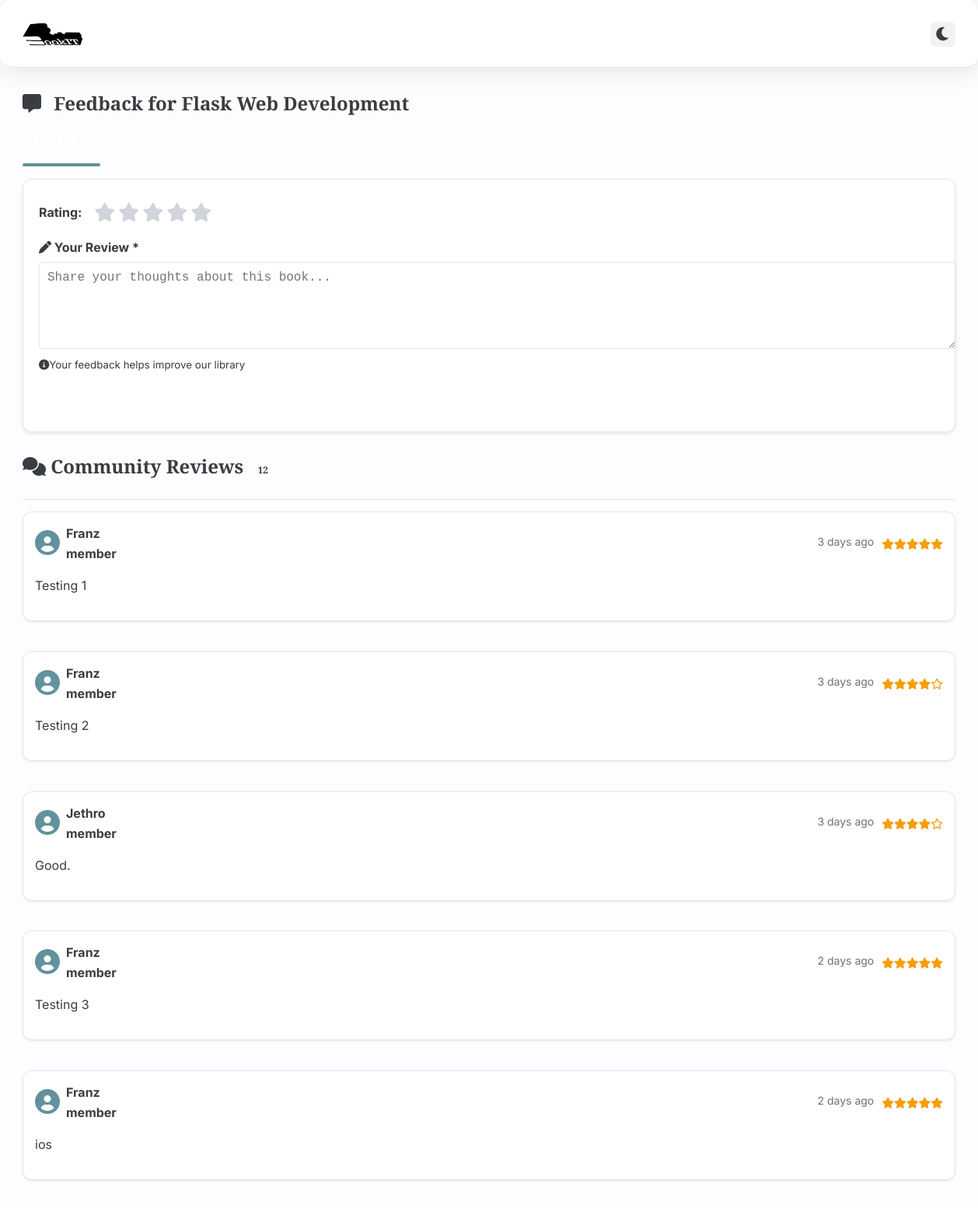
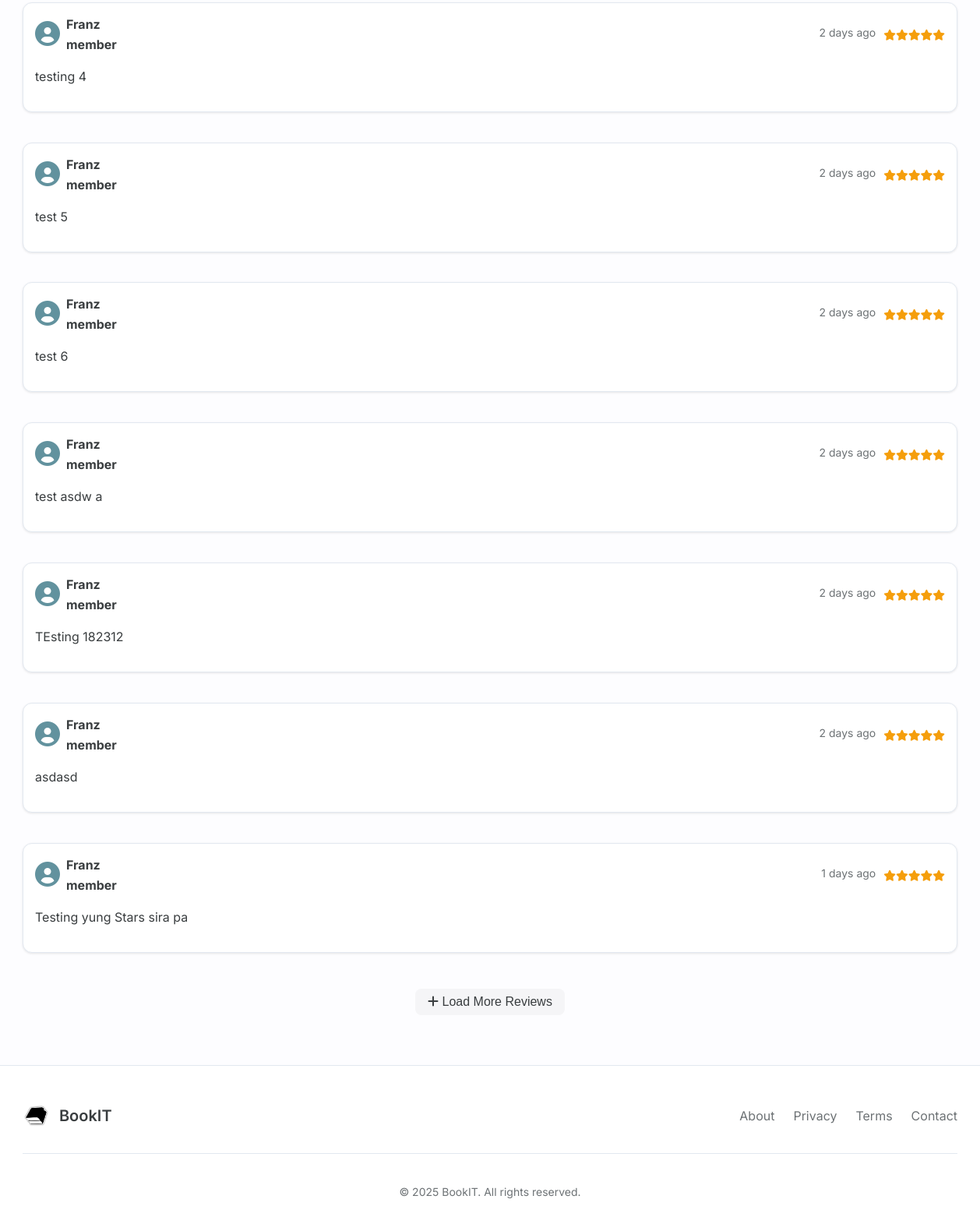
Screenshot of /add_feedback/1 (signed in) with the database file from the repository (2 pictures, top to bottom).
### lms_app/models.py (models this page shows, shortened)
class Book(db.Model):
    __tablename__ = 'books'
    id = db.Column(db.Integer, primary_key=True)
    title = db.Column(db.String(255), nullable=False)
    slug = db.Column(db.String(255), unique=True, nullable=False)
    author = db.Column(db.String(150), nullable=False)
    genre = db.Column(db.String(100))
    description = db.Column(db.Text)
    quantity = db.Column(db.Integer, nullable=False, default=1)
    cover = db.Column(db.String(255))
    publication_year = db.Column(db.Integer)
    isbn = db.Column(db.String(20))
    transactions = db.relationship('Transaction', back_populates='book', lazy='dynamic')
    feedbacks = db.relationship('Feedback', back_populates='book', lazy='dynamic')

class Feedback(db.Model):
    __tablename__ = 'feedbacks'
    id = db.Column(db.Integer, primary_key=True)
    user_id = db.Column(db.Integer, db.ForeignKey('users.id'), nullable=False)
    book_id = db.Column(db.Integer, db.ForeignKey('books.id'), nullable=False)
    message = db.Column(db.Text, nullable=False)
    rating = db.Column(db.Integer)
    timestamp = db.Column(db.DateTime, default=datetime.utcnow)
    user = db.relationship('User', back_populates='feedbacks')
    book = db.relationship('Book', back_populates='feedbacks')

class User(db.Model):
    __tablename__ = 'users'
    id = db.Column(db.Integer, primary_key=True)
    username = db.Column(db.String(150), unique=True, nullable=False)
    email = db.Column(db.String(150), unique=True, nullable=False)
    password_hash = db.Column(db.String(256), nullable=False)
    role = db.Column(db.String(50), default='user')
    is_active = db.Column(db.Boolean, default=True)
    created_at = db.Column(db.DateTime, default=datetime.utcnow)
    feedbacks = db.relationship('Feedback', backref='user', lazy=True)
    active = db.Column(db.Boolean, default=True)
    transactions = db.relationship('Transaction', back_populates='user', lazy='dynamic')
    feedbacks = db.relationship('Feedback', back_populates='user', lazy='dynamic')
    def is_active(self):
        return self.active

### lms_app/routes.py (the view, shortened to what this page needs)
@main.route('/add_feedback/<int:book_id>', methods=['GET', 'POST'])
@login_required
def add_feedback(book_id):
    book = Book.query.get_or_404(book_id)
    book = Book.query.get_or_404(book_id)
    feedbacks = Feedback.query.filter_by(book_id=book.id).all()  # Fetch existing feedbacks for the book
    return render_template('feedback.html', book=book, feedbacks=feedbacks)  # Pass the book and feedbacks

### lms_app/__init__.py (called while the page is built)
def time_ago(value):
    if not isinstance(value, datetime):
        return value
    now = datetime.utcnow()
    diff = now - value
    if diff < timedelta(seconds=60):
        return "Just now"
    elif diff < timedelta(minutes=60):
        return f"{diff.seconds // 60} minutes ago"
    elif diff < timedelta(hours=24):
        return f"{diff.seconds // 3600} hours ago"
    else:
        return f"{diff.days} days ago"

### lms_app/models.py (called while the page is built)
@login_manager.user_loader
def load_user(user_id):
    return User.query.get(int(user_id))

### lms_app/routes.py (called while the page is built)
@main.after_request
def add_ngrok_header(response):
    response.headers['ngrok-skip-browser-warning'] = 'true'
    return response

### lms_app/templates/feedback.html (shortened to what this page needs)
{% extends "base.html" %}
{% block content %}
<div class="container animate-fade-in">
    <header class="feedback-header mb-5">
        <div class="d-flex justify-content-between align-items-center mb-4">
            <h1 class="feedback-title display-5 fw-bold text-primary">
                <i class="fas fa-comment-alt me-2" aria-hidden="true"></i>
                {% if is_return_flow %}Return Feedback{% else %}Feedback{% endif %} for
                <span class="book-title text-decoration-underline">{{ book.title }}</span>
            </h1>
            <a href="{% if is_return_flow %}{{ url_for('main.user_dashboard') }}{% else %}{{ url_for('main.book_details', slug=book.slug) }}{% endif %}"
               class="btn-back btn btn-outline-primary rounded-pill px-4 py-2">
                <i class="fas fa-arrow-left me-2" aria-hidden="true"></i>
            </a>
        </div>
        <div class="header-divider bg-gradient-primary mb-4"></div>
    </header>
    {% if current_user.is_authenticated %}
    <div class="feedback-form-container mb-6">
        <form method="POST" class="feedback-form glass-effect p-5 rounded-4 shadow-lg" id="feedback-form"
            action="{% if is_return_flow %}{{ url_for('main.return_book', transaction_id=transaction.id) }}{% else %}{{ url_for('main.add_feedback', book_id=book.id) }}{% endif %}"
            aria-labelledby="feedback-form-heading">
            <div class="form-group rating-group">
                <label>Rating:</label>
                <div class="star-rating">
                    {% for i in range(5,0,-1) %}
                    <label for="star{{i}}" class="fas fa-star"></label>
                    {% endfor %}
                </div>
            </div>
            <div class="form-group mb-4">
                <label for="message" class="h5 mb-3 d-block text-secondary">
                    <i class="fas fa-pen me-2" aria-hidden="true"></i>
                    {% if is_return_flow %}Return Feedback{% else %}Your Review{% endif %}
                    <span class="text-danger">*</span>
                </label>
                <div class="input-group shadow-sm">
                    <textarea name="message" id="message" class="form-control rounded-3 p-3 fs-5" rows="5"
                            placeholder="{% if is_return_flow %}How was your reading experience? (Required){% else %}Share your thoughts about this book...{% endif %}"
                            required
                            aria-describedby="message-help"></textarea>
                </div>
                <small id="message-help" class="form-text text-muted mt-2 d-block text-end">
                    <i class="fas fa-info-circle me-1"></i>Your feedback helps improve our library
                </small>
            </div>
            <div class="form-actions d-flex gap-3 justify-content-end">
                <button type="submit" class="btn btn-primary btn-lg rounded-pill px-5 py-3 shadow-sm">
                    <i class="fas fa-paper-plane me-2" aria-hidden="true"></i>
                    <span class="fw-bold">
                    </span>
                </button>
            </div>
        </form>
    </div>
    {% endif %}
    <section class="reviews-section" aria-labelledby="reviews-heading">
        <h2 id="reviews-heading" class="section-title mb-5">
            <i class="fas fa-comments me-3" aria-hidden="true"></i>
            Community Reviews
            {% if feedbacks %}
            <span class="review-count badge bg-primary rounded-pill fs-6">{{ feedbacks|list|length }}</span>
            {% endif %}
        </h2>
        <div class="reviews-container grid gap-4">
            {% for feedback in feedbacks %}
            <article class="review-item card animate-slide-up hover-shadow-lg"
                     style="animation-delay: {{ loop.index0 * 0.1 }}s"
                     aria-labelledby="review-{{ feedback.id }}">
                <div class="card-body p-4">
                    <div class="review-header d-flex justify-content-between align-items-center mb-3">
                        <div class="user-badge d-flex align-items-center">
                            <div class="avatar me-3">
                                <i class="fas fa-user-circle fa-2x text-primary" aria-hidden="true"></i>
                            </div>
                            <div>
                                <div class="fw-bold" id="review-{{ feedback.id }}">
                                    {{ feedback.user.username }}
                                </div>
                                <div class="text-muted small">
                                    {{ feedback.user.member_since|time_ago }} member
                                </div>
                            </div>
                        </div>
                        <div class="review-meta text-end">
                            <time class="review-date text-muted small d-block"
                                  datetime="{{ feedback.timestamp }}">
                                {{ feedback.timestamp|time_ago }}
                            </time>
                            <div class="review-rating text-warning"
                                 aria-label="{{ feedback.rating }} out of 5 stars">
                                {% for _ in range(feedback.rating) %}
                                <i class="fas fa-star" aria-hidden="true"></i>
                                {% endfor %}
                                {% for _ in range(5 - feedback.rating) %}
                                <i class="far fa-star" aria-hidden="true"></i>
                                {% endfor %}
                            </div>
                        </div>
                    </div>
                    <p class="review-text lead mb-0 text-dark">
                        {{ feedback.message }}
                    </p>
                </div>
            </article>
            {% endfor %}
        </div>
        {% if feedbacks and feedbacks|length > 5 %}
        <div class="pagination mt-5 text-center">
            <button class="btn btn-outline-primary rounded-pill px-5 py-2 load-more"
                    aria-label="Load more reviews">
                <i class="fas fa-plus me-2" aria-hidden="true"></i> Load More Reviews
            </button>
        </div>
        {% endif %}
    </section>
</div>
{% endblock %}

### lms_app/static/css/main.css (style rules this page uses)
:root { --primary-color: #393d3f; --secondary-color: #fdfdff; --accent-color-1: #c6c5b9; --accent-color-2: #62929e; --accent-color-3: #546a7b; --background-color: #fdfdff; --chart: #636363; --card-bg: #ffffff; --card-bg-rgb: 255, 255, 255; --card-bg-alt: #f5f5f7; --text-color: #393d3f; --text-muted: #6d7275; --border-color: #e2e8f0; --button: #393d3f; --hvr: #546a7b; --radius: 0.75rem; --shadow-color: 210 40% 50%; --transition-standard: all 0.3s cubic-bezier(0.25, 0.8, 0.25, 1); }
:root { --transition-standard: 0.3s cubic-bezier(0.25, 0.8, 0.25, 1); --radius: 0.75rem; }
body { background-color: var(--background-color); color: var(--text-color); font-family: "Inter", system-ui, -apple-system, BlinkMacSystemFont, "Segoe UI", Roboto, Oxygen, Ubuntu, Cantarell, "Open Sans", "Helvetica Neue", sans-serif; line-height: 1.6; margin: 0; padding: 0; min-height: 100vh; overflow-x: hidden; transition: background-color 0.3s ease, color 0.3s ease; -webkit-font-smoothing: antialiased; -moz-osx-font-smoothing: grayscale; }
h1, h2, h3, h4, h5, h6 { font-family: "Zilla Slab", Georgia, serif; font-weight: 600; line-height: 1.2; margin-top: 0; color: var(--heading-color, var(--text-color)); }
.navbar, .auth-card, .card, .book-detail, .feedback-container { background-color: var(--card-bg); border: 1px solid var(--border-color); color: var(--text-color); border-radius: var(--radius); box-shadow: 0 4px 20px rgba(0, 0, 0, 0.05); transition: transform 0.3s ease, box-shadow 0.3s ease; backdrop-filter: blur(10px); -webkit-backdrop-filter: blur(10px); }
a { color: var(--primary-color); text-decoration: none; transition: color 0.2s ease; position: relative; }
* { scrollbar-width: thin; scrollbar-color: var(--accent-color-1) var(--background-color); }
.animate-fade-in { animation: fadeIn 0.5s cubic-bezier(0.25, 0.8, 0.25, 1); will-change: opacity; }
.animate-slide-up { animation: slideUp 0.5s cubic-bezier(0.25, 0.8, 0.25, 1); will-change: opacity, transform; }
.glass-effect { background: rgba(255, 255, 255, 0.05); border-radius: 16px; box-shadow: 0 4px 30px rgba(0, 0, 0, 0.1); backdrop-filter: blur(5.5px); -webkit-backdrop-filter: blur(5.5px); border: 1px solid rgba(255, 255, 255, 0.1); transition: background-color 0.3s ease, box-shadow 0.3s ease; }
.btn { position: relative; overflow: hidden; z-index: 1; cursor: pointer; }
.btn::after { content: ''; position: absolute; top: 50%; left: 50%; width: 0; height: 0; background-color: rgba(255, 255, 255, 0.2); border-radius: 50%; transform: translate(-50%, -50%); transition: width 0.4s ease, height 0.4s ease; z-index: -1; }

### rows the page displays
Book: title "Flask Web Development"
Feedback: user.username "Franz", timestamp "3 days ago", rating 5 (drawn), message "Testing 1"
Feedback: user.username "Franz", timestamp "3 days ago", rating 4 (drawn), message "Testing 2"
Feedback: user.username "Jethro", timestamp "3 days ago", rating 4 (drawn), message "Good."
Feedback: user.username "Franz", timestamp "2 days ago", rating 5 (drawn), message "Testing 3"
Feedback: user.username "Franz", timestamp "2 days ago", rating 5 (drawn), message "ios"
Feedback: user.username "Franz", timestamp "2 days ago", rating 5 (drawn), message "testing 4"
Feedback: user.username "Franz", timestamp "2 days ago", rating 5 (drawn), message "test 5"
Feedback: user.username "Franz", timestamp "2 days ago", rating 5 (drawn), message "test 6"
Feedback: user.username "Franz", timestamp "2 days ago", rating 5 (drawn), message "test asdw a"
Feedback: user.username "Franz", timestamp "2 days ago", rating 5 (drawn), message "TEsting 182312"
Feedback: user.username "Franz", timestamp "2 days ago", rating 5 (drawn), message "asdasd"
Feedback: user.username "Franz", timestamp "1 days ago", rating 5 (drawn), message "Testing yung Stars sira pa"

### other values shown
{{ feedbacks|list|length }} "12"
{{ '' | current_year }} "2025"
